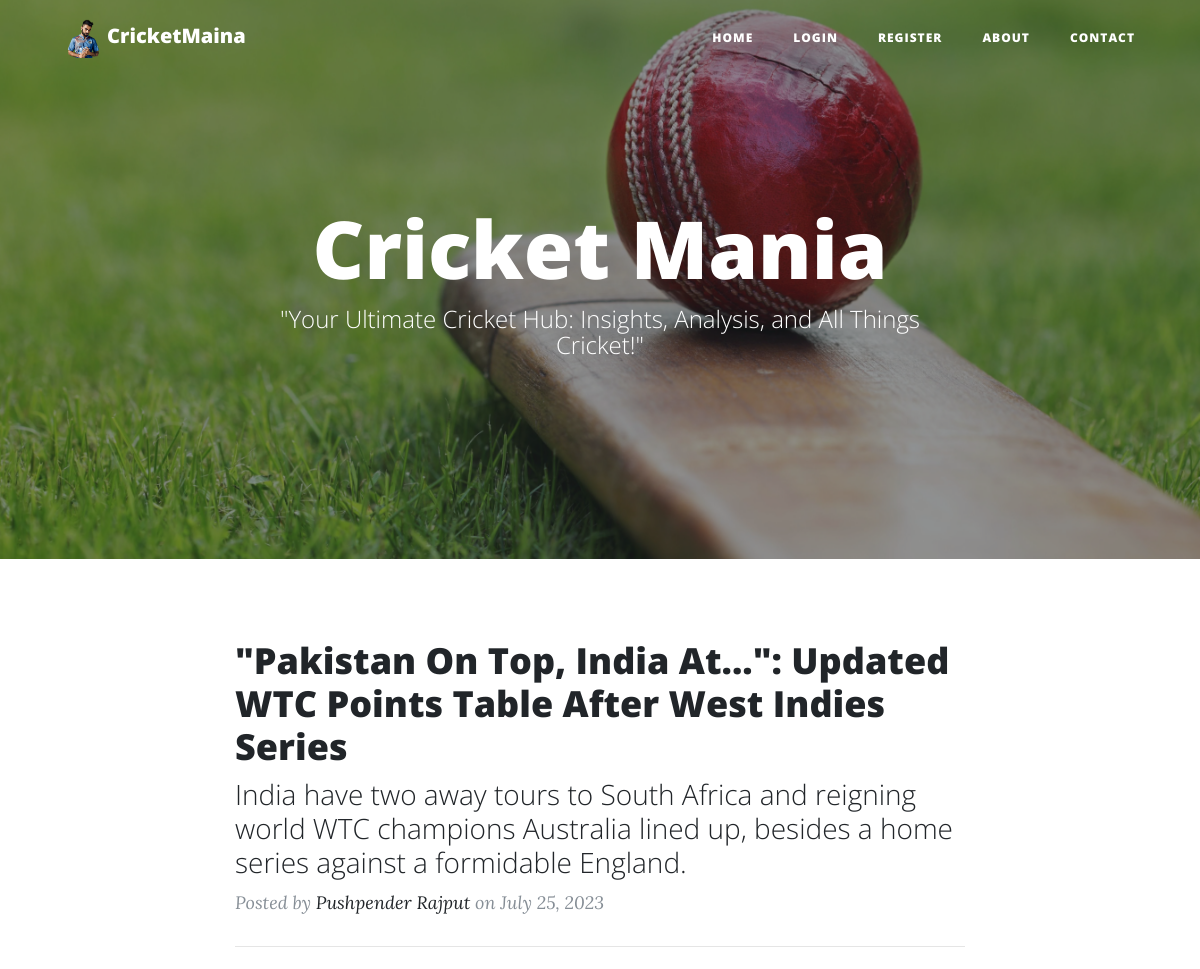
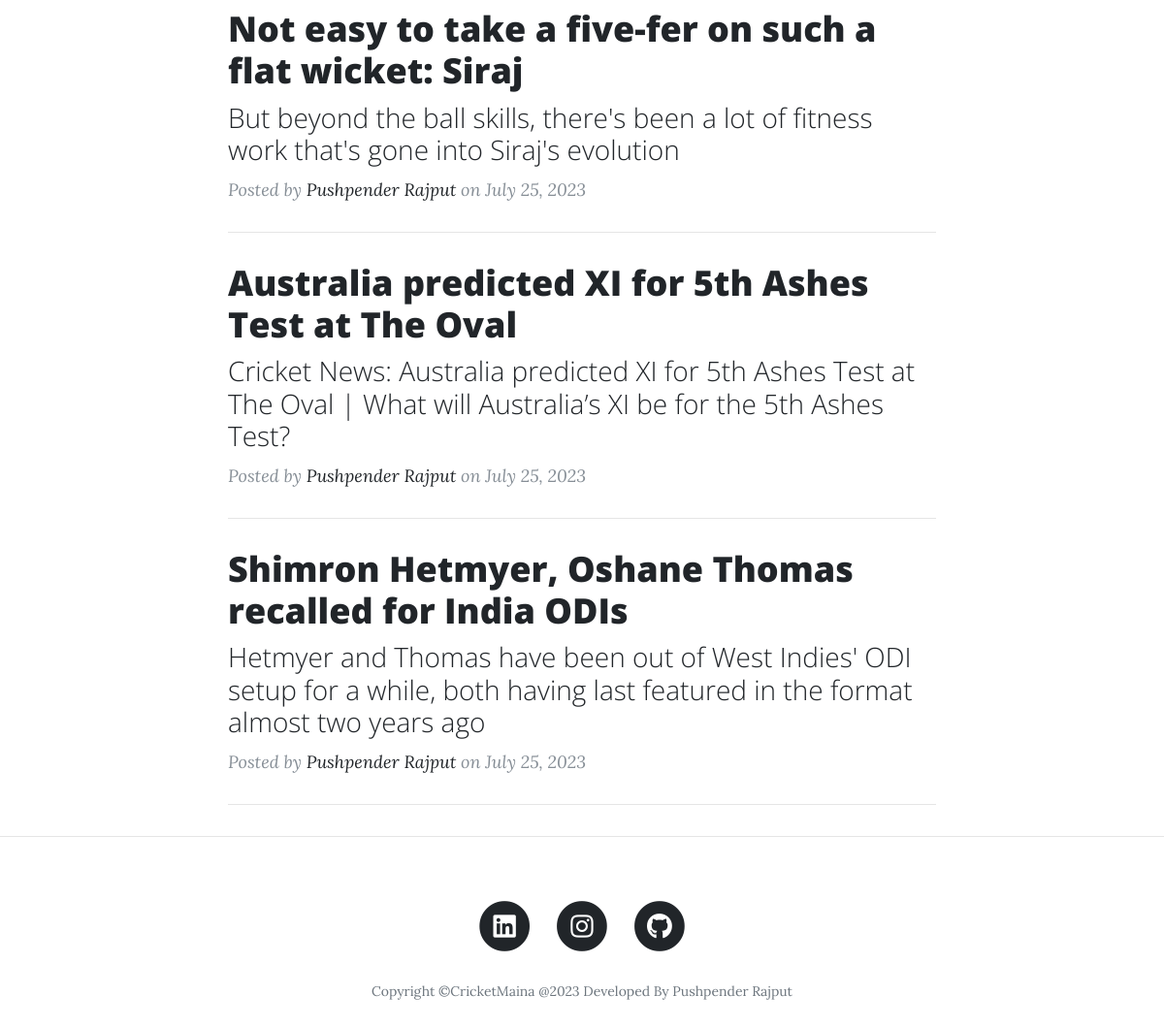
The page / on the database its author committed (2 pictures, top to bottom).
### main.py (models this page shows)
class BlogPost(db.Model):
    __tablename__ = "blog_posts"
    id = db.Column(db.Integer, primary_key=True)
    author_id = db.Column(db.Integer, db.ForeignKey("users.id"))
    author = relationship("User", back_populates="posts")
    title = db.Column(db.String(250), unique=True, nullable=False)
    subtitle = db.Column(db.String(250), nullable=False)
    date = db.Column(db.String(250), nullable=False)
    body = db.Column(db.Text, nullable=False)
    img_url = db.Column(db.String(250), nullable=False)
    comments = relationship("Comment", back_populates="parent_post")
    created_at = db.Column(db.DateTime, default=datetime.utcnow)

class User(UserMixin, db.Model):
    __tablename__ = "users"
    id = db.Column(db.Integer, primary_key=True)
    email = db.Column(db.String(100), unique=True)
    password = db.Column(db.String(100))
    name = db.Column(db.String(100))
    posts = relationship("BlogPost", back_populates="author")
    comments = relationship("Comment", back_populates="comment_author")

### main.py (the view)
@app.route('/')
def get_all_posts():
    posts = BlogPost.query.order_by(BlogPost.created_at.desc()).all()
    return render_template("index.html", all_posts=posts, current_user=current_user)

### templates/index.html (shortened to what this page needs)
{% include "header.html" %}
<header class="masthead" style="background-image: url({{ url_for('static', filename='img/ball-bat.webp')}});">
  <div class="overlay"></div>
  <div class="container">
    <div class="row">
      <div class="col-lg-8 col-md-10 mx-auto">
        <div class="site-heading">
          <h1>Cricket Mania</h1>
          <span class="subheading">"Your Ultimate Cricket Hub: Insights, Analysis, and All Things Cricket!"
          </span>
        </div>
      </div>
    </div>
  </div>
</header>
<div class="container">
  <div class="row">
    <div class="col-lg-8 col-md-10 mx-auto">
      {% for post in all_posts %}
      <div class="post-preview">
        <a href="{{ url_for('show_post', index=post.id) }}">
          <h2 class="post-title">
            {{post.title}}
          </h2>
          <h3 class="post-subtitle">
            {{post.subtitle}}
          </h3>
        </a>
        <p class="post-meta">Posted by
          <a href="https://ps-rajput.netlify.app/" target="_blank">{{post.author.name}}</a>
          on {{post.date}}
        </p>
      </div>
      <hr>
      {% endfor %}
    </div>
  </div>
</div>
<hr>
{% include "footer.html" %}

### templates/header.html (shortened to what this page needs)
<!DOCTYPE html>
<html lang="en">
<head>
  <link href="{{ url_for('static', filename='vendor/bootstrap/css/bootstrap.min.css') }}" rel="stylesheet">
  <link href="{{ url_for('static', filename='vendor/fontawesome-free/css/all.min.css')}}" rel="stylesheet"
    type="text/css">
  <link href="{{ url_for('static', filename='css/clean-blog.min.css')}}" rel="stylesheet">
</head>
<body>
  <nav class="navbar navbar-expand-lg navbar-light fixed-top" id="mainNav">
    <div class="container">
      <a class="navbar-brand" href="{{url_for('get_all_posts')}}"><img src="../static/img/pngwing.com.png" height="40px"
          alt=""> CricketMaina</a>
      <div class="collapse navbar-collapse" id="navbarResponsive">
        <ul class="navbar-nav ml-auto">
          <li class="nav-item">
            <a class="nav-link" href="{{url_for('get_all_posts')}}">Home</a>
          </li>
          {% if not current_user.is_authenticated: %}
          <li class="nav-item">
            <a class="nav-link" href="{{ url_for('login') }}">Login</a>
          </li>
          <li class="nav-item">
            <a class="nav-link" href="{{ url_for('register') }}">Register</a>
          </li>
          {% else: %}
          <li class="nav-item">
            <a class="nav-link" href="{{ url_for('logout') }}">Log Out</a>
          </li>
          {% endif %}
          <li class="nav-item">
            <a class="nav-link" href="/about">About</a>
          </li>
          <li class="nav-item">
            <a class="nav-link" href="/contact">Contact</a>
          </li>
        </ul>
      </div>
    </div>
  </nav>

### templates/footer.html (shortened to what this page needs)
<footer>
  <div class="container">
    <div class="row">
      <div class="col-lg-8 col-md-10 mx-auto">
        <ul class="list-inline text-center">
          <li class="list-inline-item">
            <a href="https://www.linkedin.com/in/pushpender-rajput/" target="_blank">
              <span class="fa-stack fa-lg">
                <i class="fas fa-circle fa-stack-2x"></i>
                <i class="fab fa-linkedin fa-stack-1x fa-inverse"></i>
              </span>
            </a>
          </li>
          <li class="list-inline-item">
            <a href="https://www.instagram.com/pushpenderrajput21/" target="_blank">
              <span class="fa-stack fa-lg">
                <i class="fas fa-circle fa-stack-2x"></i>
                <i class="fab fa-instagram fa-stack-1x fa-inverse"></i>
              </span>
            </a>
          </li>
          <li class="list-inline-item">
            <a href="https://github.com/pushpenderrajput" target="_blank">
              <span class="fa-stack fa-lg">
                <i class="fas fa-circle fa-stack-2x"></i>
                <i class="fab fa-github fa-stack-1x fa-inverse"></i>
              </span>
            </a>
          </li>
        </ul>
        <p class="copyright text-muted">Copyright &copy;CricketMaina @2023 Developed By Pushpender Rajput</p>
      </div>
    </div>
  </div>
</footer>
</body>
</html>

### rows shown on the page
BlogPost: title "\"Pakistan On Top, India At...\": Updated WTC Points Table After West Indies Series", subtitle "India have two away tours to South Africa and reigning world WTC champions Australia lined up, besides a home series against a formidable England.", author.name "Pushpender Rajput", date "July 25, 2023"
BlogPost: title "Not easy to take a five-fer on such a flat wicket: Siraj", subtitle "But beyond the ball skills, there's been a lot of fitness work that's gone into Siraj's evolution", author.name "Pushpender Rajput", date "July 25, 2023"
BlogPost: title "Australia predicted XI for 5th Ashes Test at The Oval", subtitle "Cricket News: Australia predicted XI for 5th Ashes Test at The Oval | What will Australia’s XI be for the 5th Ashes Test?", author.name "Pushpender Rajput", date "July 25, 2023"
BlogPost: title "Shimron Hetmyer, Oshane Thomas recalled for India ODIs", subtitle "Hetmyer and Thomas have been out of West Indies' ODI setup for a while, both having last featured in the format almost two years ago", author.name "Pushpender Rajput", date "July 25, 2023"
